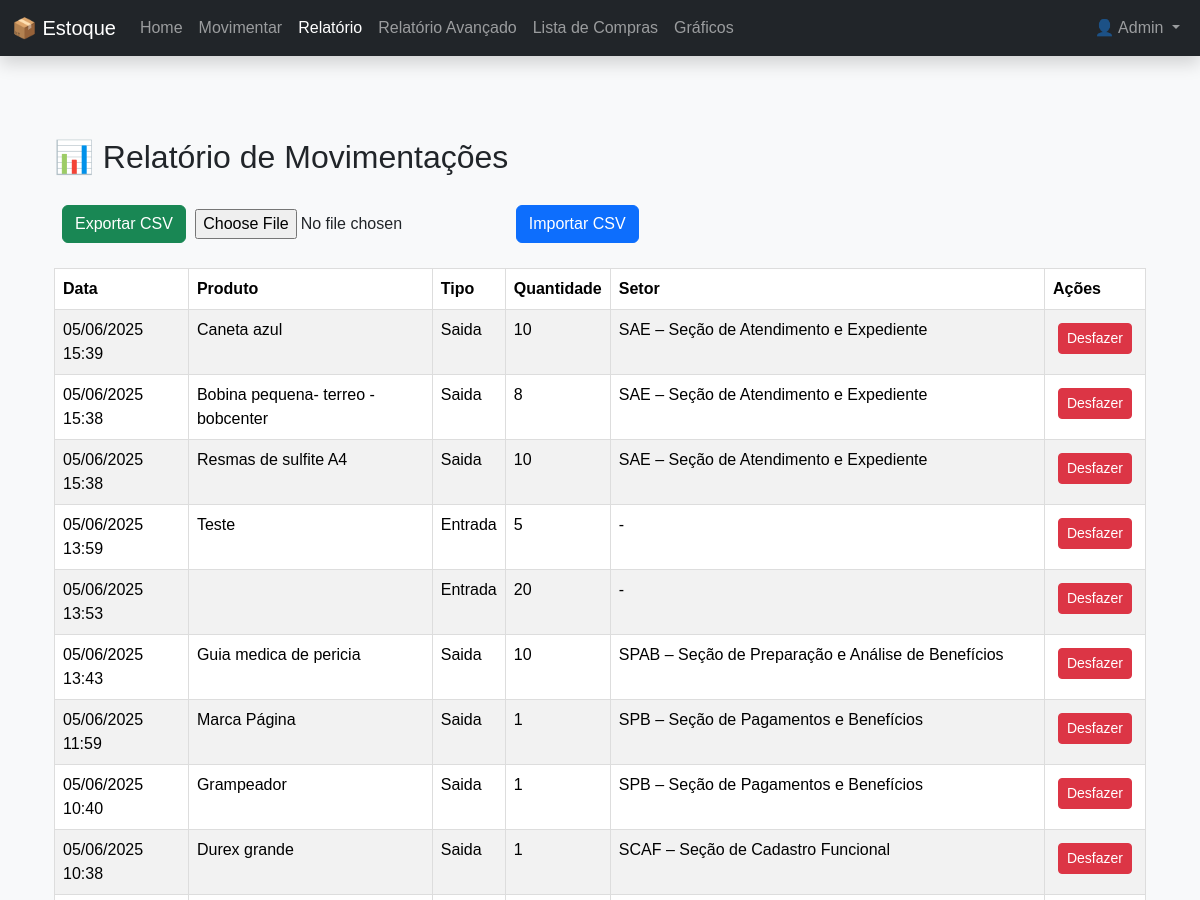
Page /relatorio (signed in, upper part) on the earlier database version.
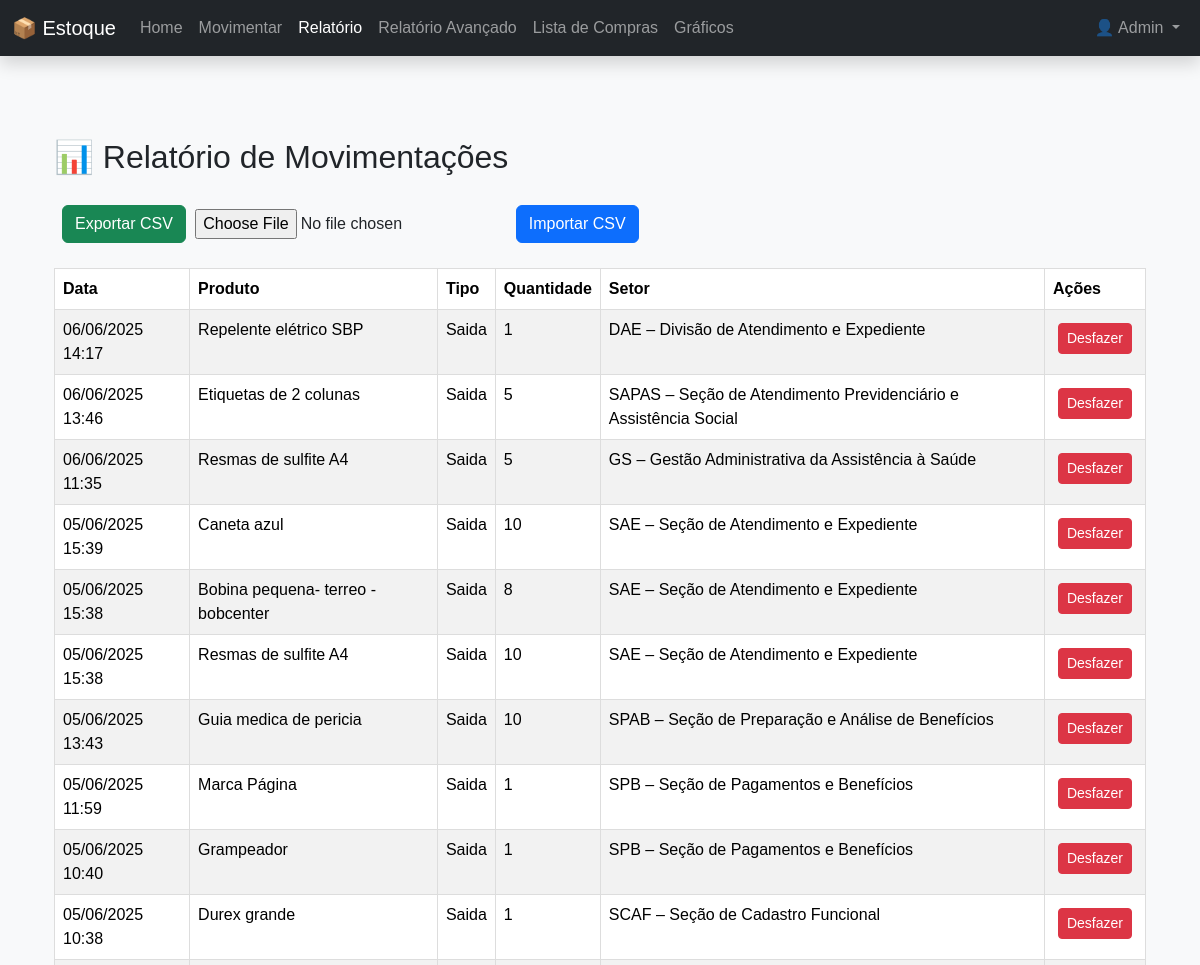
Same page on the later database version.
### models.py (models this page shows, shortened)
class Movimentacao(db.Model):
    __tablename__ = 'movimentacoes'
    id = db.Column(db.Integer, primary_key=True)
    produto_id = db.Column(db.Integer, db.ForeignKey('produtos.id'))
    tipo = db.Column(db.String(10))  # entrada ou saida
    quantidade = db.Column(db.Integer)
    data = db.Column(db.DateTime, default=hora_Brasilia)
    setor_id = db.Column(db.Integer, db.ForeignKey('setores.id'), nullable=True)
    produto = db.relationship('Produto', backref='movimentacoes')
    setor = db.relationship('Setor', backref='movimentacoes')

class Produto(db.Model):
    __tablename__ = 'produtos'
    id = db.Column(db.Integer, primary_key=True)
    nome = db.Column(db.String(100), nullable=False)
    quantidade = db.Column(db.Integer, nullable=False)
    preco = db.Column(db.Float, nullable=False)
    estoque_minimo = db.Column(db.Integer, nullable=False, default=0)
    categoria_id = db.Column(db.Integer, db.ForeignKey('categoria.id'), nullable=False)

class Setor(db.Model):
    __tablename__ = 'setores'
    id = db.Column(db.Integer, primary_key=True)
    nome = db.Column(db.String(100), nullable=False)
    status = db.Column(db.Boolean, default=True, nullable=True)

### app.py (the view)
@app.route('/relatorio')
@login_required
def relatorio():
    movimentacoes = Movimentacao.query.order_by(Movimentacao.data.desc()).all()
    return render_template('relatorio.html', movimentacoes=movimentacoes)

### app.py (called while the page is built)
@login_manager.user_loader
def load_user(user_id):
    return Usuario.query.get(int(user_id))

### models.py (called while the page is built)
    @property
    def is_admin(self):
        return self.tipo == 'admin'

### templates/relatorio.html (shortened to what this page needs)
{% extends 'base.html' %}
{% block content %}
  <div class="container mt-5">
    <h2 class="mb-4">📊 Relatório de Movimentações</h2>
    <div class="col-12">
      <a href="{{ url_for('exportar_csv_movimentacoes') }}" class="btn btn-success ms-2">Exportar CSV</a>
      <form action="{{ url_for('importar_csv_movimentacoes') }}" method="post" enctype="multipart/form-data" style="display:inline;">
        <input type="file" name="arquivo_csv" accept=".csv" style="display:inline;" required>
        <button type="submit" class="btn btn-primary ms-2">Importar CSV</button>
      </form>
  </div>
    <table class="table table-striped">
    <thead>
      <tr>
        <th>Data</th>
        <th>Produto</th>
        <th>Tipo</th>
        <th>Quantidade</th>
        <th>Setor</th>
        <th>Ações</th>
      </tr>
    </thead>
    <tbody>
      {% for mov in movimentacoes %}
      <tr>
        <td>{{ mov.data.strftime('%d/%m/%Y %H:%M') }}</td>
        <td>{{ mov.produto.nome }}</td>
        <td>{{ mov.tipo.title() }}</td>
        <td>{{ mov.quantidade }}</td>
        <td>
          {% if mov.tipo == 'saida' and mov.setor %}
            {{ mov.setor.nome }}
          {% else %}
            -
          {% endif %}
        </td>
        <td>
          <form action="{{ url_for('excluir_movimentacao', id=mov.id) }}" method="POST" onsubmit="return confirm('{% if mov.tipo == "Compra" %}Deseja desfazer a compra? Isso só retirará a quantidade do produto do estoque, mas não recuperaá o produto na Lista de Compras{% else %}Deseja realmente desfazer esta movimentação?{% endif %}');">
            <button type="submit" class="btn btn-danger btn-sm">Desfazer</button>
          </form>
        </td>
      </tr>
      {% endfor %}
    </tbody>
  </table>
  </div>
{% endblock %}

Differences in the rows shown:
removed Movimentacao: data "05/06/2025 13:59", produto.nome "Teste", tipo "Entrada", quantidade "5"
removed Movimentacao: data "05/06/2025 13:53", tipo "Entrada", quantidade "20"
added Movimentacao: data "06/06/2025 14:17", produto.nome "Repelente elétrico SBP", tipo "Saida", quantidade "1", setor.nome "DAE – Divisão de Atendimento e Expediente"
added Movimentacao: data "06/06/2025 13:46", produto.nome "Etiquetas de 2 colunas", tipo "Saida", quantidade "5", setor.nome "SAPAS – Seção de Atendimento Previdenciário e Assistência Social"
added Movimentacao: data "06/06/2025 11:35", produto.nome "Resmas de sulfite A4", tipo "Saida", quantidade "5", setor.nome "GS – Gestão Administrativa da Assistência à Saúde"
